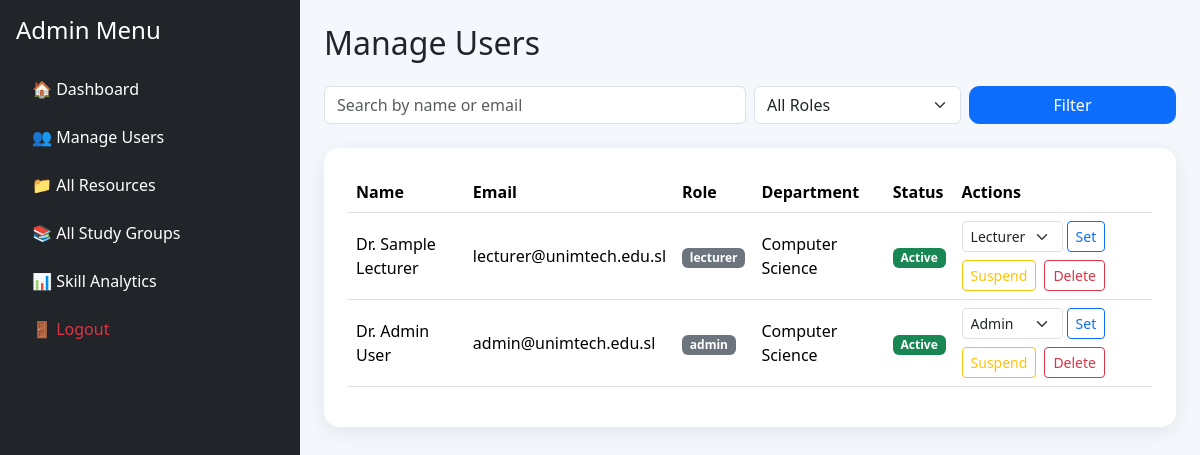
The page /admin/users.php (signed in) on the database its author committed.
### tables this page shows
CREATE TABLE users (
    id                INT AUTO_INCREMENT PRIMARY KEY,
    full_name         VARCHAR(150) NOT NULL,
    student_id        VARCHAR(50)  NULL,
    email             VARCHAR(150) NOT NULL UNIQUE,
    password          VARCHAR(255) NOT NULL,
    role              ENUM('student', 'lecturer', 'admin') NOT NULL DEFAULT 'student',
    department        VARCHAR(100) NULL,
    programme         VARCHAR(100) NULL,
    level             VARCHAR(10)  NULL,
    gender            VARCHAR(20)  NULL,
    phone             VARCHAR(30)  NULL,
    bio               TEXT         NULL,
    interests         TEXT         NULL,
    profile_picture   VARCHAR(255) NULL,
    reputation_points INT NOT NULL DEFAULT 0,
    status            ENUM('Active', 'Suspended') NOT NULL DEFAULT 'Active',
    created_at        TIMESTAMP    NOT NULL DEFAULT CURRENT_TIMESTAMP
);

### admin/users.php (the view, shortened to what this page needs)
<?php
require_once "../config/database.php";
$search = trim($_GET['search'] ?? '');
$where_clauses = [];
$where_sql = count($where_clauses) > 0
    ? "WHERE " . implode(" AND ", $where_clauses)
    : "";
$sql = "SELECT id, full_name, email, role, department, programme, level, status
        FROM users
        $where_sql
        ORDER BY id DESC";
$stmt = mysqli_prepare($conn, $sql);
mysqli_stmt_execute($stmt);
$result = mysqli_stmt_get_result($stmt);
include "../templates/header.php";
?>
<div class="container-fluid">
    <div class="row">
        <div class="col-md-3 p-0">
            <?php include "../templates/admin_sidebar.php"; ?>
        </div>
        <div class="col-md-9 p-4">
            <h2 class="mb-4">Manage Users</h2>
            <form method="GET" class="row g-2 mb-4">
                <div class="col-md-6">
                    <input
                        type="text"
                        name="search"
                        class="form-control"
                        placeholder="Search by name or email"
                        value="<?= htmlspecialchars($search); ?>">
                </div>
                <div class="col-md-3">
                    <select name="role" class="form-select">
                        <option value="">All Roles</option>
                    </select>
                </div>
                <div class="col-md-3">
                    <button type="submit" class="btn btn-primary w-100">Filter</button>
                </div>
            </form>
            <div class="card p-4">
                <table class="table table-hover align-middle">
                    <thead>
                        <tr>
                            <th>Name</th>
                            <th>Email</th>
                            <th>Role</th>
                            <th>Department</th>
                            <th>Status</th>
                            <th>Actions</th>
                        </tr>
                    </thead>
                    <tbody>
                        <?php while ($u = mysqli_fetch_assoc($result)): ?>
                            <tr>
                                <td><?= htmlspecialchars($u['full_name']); ?></td>
                                <td><?= htmlspecialchars($u['email']); ?></td>
                                <td>
                                    <span class="badge bg-secondary"><?= htmlspecialchars($u['role']); ?></span>
                                </td>
                                <td><?= htmlspecialchars($u['department'] ?? '—'); ?></td>
                                <td>
                                    <?php if (($u['status'] ?? 'Active') === 'Suspended'): ?>
                                        <span class="badge bg-danger">Suspended</span>
                                    <?php else: ?>
                                        <span class="badge bg-success">Active</span>
                                    <?php endif; ?>
                                </td>
                                <td>
                                    <div class="d-flex gap-2 flex-wrap">
                                        <form method="POST" class="d-flex gap-1">
                                            <select name="new_role" class="form-select form-select-sm">
                                                <option value="lecturer" <?= $u['role'] === 'lecturer' ? 'selected' : ''; ?>>Lecturer</option>
                                                <option value="admin" <?= $u['role'] === 'admin' ? 'selected' : ''; ?>>Admin</option>
                                            </select>
                                            <button type="submit" name="change_role" value="1" class="btn btn-sm btn-outline-primary">
                                                Set
                                            </button>
                                        </form>
                                        <form method="POST">
                                            <?php if (($u['status'] ?? 'Active') === 'Suspended'): ?>
                                                <input type="hidden" name="new_status" value="Active">
                                                <button type="submit" name="toggle_status" value="1" class="btn btn-sm btn-outline-success">
                                                    Reactivate
                                                </button>
                                            <?php else: ?>
                                                <button type="submit" name="toggle_status" value="1" class="btn btn-sm btn-outline-warning">
                                                    Suspend
                                                </button>
                                            <?php endif; ?>
                                        </form>
                                        <form
                                            method="POST"
                                            onsubmit="return confirm('Permanently delete this user? This cannot be undone.');">
                                            <button type="submit" name="delete_user" value="1" class="btn btn-sm btn-outline-danger">
                                                Delete
                                            </button>
                                        </form>
                                    </div>
                                </td>
                            </tr>
                        <?php endwhile; ?>
                    </tbody>
                </table>
            </div>
        </div>
    </div>
</div>
<?php include "../templates/footer.php"; ?>

### templates/header.php (shortened to what this page needs)
<!DOCTYPE html>
<html lang="en">
<head>
<link href="https://cdn.jsdelivr.net/npm/bootstrap@5.3.3/dist/css/bootstrap.min.css" rel="stylesheet">
<link href="https://cdn.jsdelivr.net/npm/bootstrap-icons@1.11.3/font/bootstrap-icons.css" rel="stylesheet">
</head>
<body>

### templates/admin_sidebar.php
<div class="bg-dark text-white p-3" style="min-height: 100vh;">
    <h4 class="mb-4">
        Admin Menu
    </h4>
    <ul class="nav flex-column">
        <li class="nav-item mb-2">
            <a class="nav-link text-white" href="dashboard.php">
                🏠 Dashboard
            </a>
        </li>
        <li class="nav-item mb-2">
            <a class="nav-link text-white" href="users.php">
                👥 Manage Users
            </a>
        </li>
        <li class="nav-item mb-2">
            <a class="nav-link text-white" href="resources.php">
                📁 All Resources
            </a>
        </li>
        <li class="nav-item mb-2">
            <a class="nav-link text-white" href="study_groups.php">
                📚 All Study Groups
            </a>
        </li>
        <li class="nav-item mb-2">
            <a class="nav-link text-white" href="analytics.php">
                📊 Skill Analytics
            </a>
        </li>
        <li class="nav-item mb-2">
            <a class="nav-link text-danger" href="../logout.php">
                🚪 Logout
            </a>
        </li>
    </ul>
</div>

### templates/footer.php (shortened to what this page needs)
</body>
</html>

### templates/header.php (style rules this page uses)
body { background:#f4f7fb; }
.card { border:none; border-radius:15px; box-shadow:0 5px 20px rgba(0,0,0,.08); }
.btn-primary { border-radius:10px; }

### rows shown on the page
users: full_name "Dr. Sample Lecturer", email "lecturer@unimtech.edu.sl", role "lecturer", department "Computer Science", status "Active", new_role "Lecturer"
users: full_name "Dr. Admin User", email "admin@unimtech.edu.sl", role "admin", department "Computer Science", status "Active", new_role "Admin"
